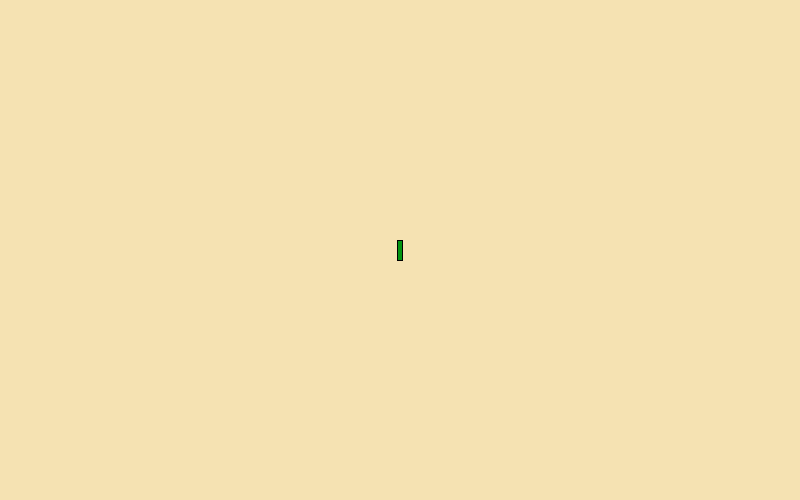
Frame 1 (no input)
Frame 60 (the mouse pressed at the canvas centre just before this capture): identical to frame 1, image omitted
Frame 120 (the mouse held since frame 60 and released just before this capture): identical to frame 1, image omitted

The Processing sketch that drew this single still picture (run headless with seeded random() and noise(); from frame 60 on, the mouse is pressed at the canvas centre):

// Processing sketch: Question_1
// ── Question_1.pde
class Grass
{
  float x;
  float y;
}

Grass bladeOfGrass;

void setup() 
{
  
  size(800, 500);
  bladeOfGrass = new Grass();
  bladeOfGrass.x = width/2;
  bladeOfGrass.y = height/2;
}


void draw()
{
  background(245, 226, 178);
  drawGrass(bladeOfGrass);

}

void drawGrass(Grass inputGrass)
{
  
  int grassWidth = 5;
  int grassHeight = 20;
  
  rectMode(CENTER);
  stroke(0);
  fill(2, 149, 17);
  rect(inputGrass.x, inputGrass.y, grassWidth, grassHeight);
  
}
